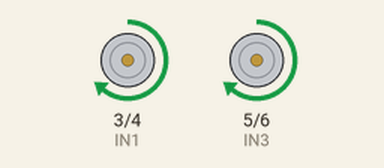
The sketch below on a simulated Arduino Uno, built with avr-gcc and run on an emulated ATmega328P. On the bench: motor-driver pin pairs drawn as motors (green arrow = first pin HIGH = forward, orange = second pin HIGH = backward, longer = more drive, scaled by the enable pin).

Above: at 0.1 s.
At 2.1 s:
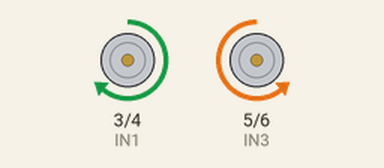
At 4.1 s:
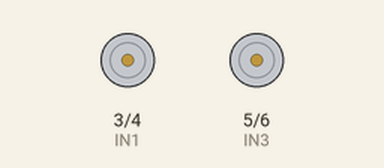
Timing chart, 0 to 5.6 s (numbered marks = the images above):
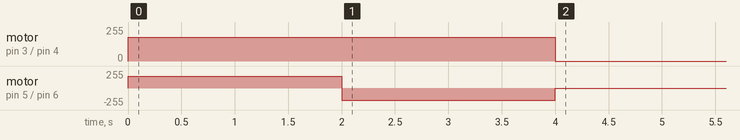

The sketch:

test_for_Bridge.ino
```cpp
// Motor-only hard test (Arduino Uno)
const int ENA = 9;   // MUST be PWM pin
const int IN1 = 3;
const int IN2 = 4;

const int ENB = 10;  // MUST be PWM pin
const int IN3 = 5;
const int IN4 = 6;

void setup() {
  pinMode(ENA, OUTPUT); pinMode(IN1, OUTPUT); pinMode(IN2, OUTPUT);
  pinMode(ENB, OUTPUT); pinMode(IN3, OUTPUT); pinMode(IN4, OUTPUT);

  // Forward 2 seconds
  digitalWrite(IN1, HIGH); digitalWrite(IN2, LOW);
  digitalWrite(IN3, HIGH); digitalWrite(IN4, LOW);
  analogWrite(ENA, 180);
  analogWrite(ENB, 180);
  delay(2000);

  // Spin 2 seconds
  digitalWrite(IN1, HIGH); digitalWrite(IN2, LOW);
  digitalWrite(IN3, LOW);  digitalWrite(IN4, HIGH);
  analogWrite(ENA, 180);
  analogWrite(ENB, 180);
  delay(2000);

  // Stop
  analogWrite(ENA, 0);
  analogWrite(ENB, 0);
  digitalWrite(IN1, LOW); digitalWrite(IN2, LOW);
  digitalWrite(IN3, LOW); digitalWrite(IN4, LOW);
}

void loop() {}
```
